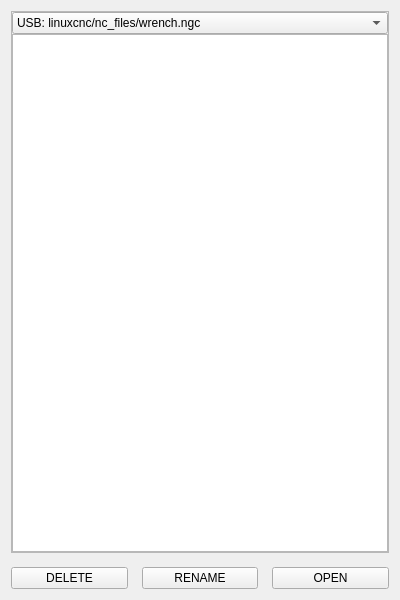
<?xml version="1.0" encoding="UTF-8"?>
<ui version="4.0">
 <class>Form</class>
 <widget class="MkTransparentWidget" name="Form">
  <property name="geometry">
   <rect>
    <x>0</x>
    <y>0</y>
    <width>400</width>
    <height>600</height>
   </rect>
  </property>
  <property name="sizePolicy">
   <sizepolicy hsizetype="Fixed" vsizetype="Fixed">
    <horstretch>0</horstretch>
    <verstretch>0</verstretch>
   </sizepolicy>
  </property>
  <property name="minimumSize">
   <size>
    <width>400</width>
    <height>600</height>
   </size>
  </property>
  <property name="maximumSize">
   <size>
    <width>400</width>
    <height>600</height>
   </size>
  </property>
  <property name="windowTitle">
   <string>Form</string>
  </property>
  <layout class="QVBoxLayout" name="verticalLayout">
   <property name="spacing">
    <number>14</number>
   </property>
   <item>
    <widget class="QFrame" name="frame">
     <property name="sizePolicy">
      <sizepolicy hsizetype="Preferred" vsizetype="Expanding">
       <horstretch>0</horstretch>
       <verstretch>0</verstretch>
      </sizepolicy>
     </property>
     <property name="frameShape">
      <enum>QFrame::StyledPanel</enum>
     </property>
     <property name="frameShadow">
      <enum>QFrame::Raised</enum>
     </property>
     <property name="styleClass" stdset="0">
      <string>comboFrame</string>
     </property>
     <layout class="QVBoxLayout" name="verticalLayout_2">
      <property name="spacing">
       <number>0</number>
      </property>
      <property name="leftMargin">
       <number>0</number>
      </property>
      <property name="topMargin">
       <number>0</number>
      </property>
      <property name="rightMargin">
       <number>0</number>
      </property>
      <property name="bottomMargin">
       <number>0</number>
      </property>
      <item>
       <widget class="QComboBox" name="comboBox">
        <property name="currentText">
         <string>USB: linuxcnc/nc_files/wrench.ngc</string>
        </property>
        <property name="iconSize">
         <size>
          <width>20</width>
          <height>20</height>
         </size>
        </property>
        <item>
         <property name="text">
          <string>USB: linuxcnc/nc_files/wrench.ngc</string>
         </property>
         <property name="icon">
          <iconset>
           <normaloff>../icons/usb.png</normaloff>../icons/usb.png</iconset>
         </property>
        </item>
        <item>
         <property name="text">
          <string>New Item</string>
         </property>
        </item>
       </widget>
      </item>
      <item>
       <widget class="MkFileListView" name="filelistview">
        <property name="alternatingRowColors">
         <bool>true</bool>
        </property>
       </widget>
      </item>
     </layout>
    </widget>
   </item>
   <item>
    <layout class="QHBoxLayout" name="horizontalLayout">
     <property name="spacing">
      <number>14</number>
     </property>
     <item>
      <widget class="QPushButton" name="pushButton">
       <property name="text">
        <string>DELETE</string>
       </property>
      </widget>
     </item>
     <item>
      <widget class="QPushButton" name="pushButton_2">
       <property name="text">
        <string>RENAME</string>
       </property>
      </widget>
     </item>
     <item>
      <widget class="QPushButton" name="pushButton_3">
       <property name="text">
        <string>OPEN</string>
       </property>
      </widget>
     </item>
    </layout>
   </item>
  </layout>
 </widget>
 <customwidgets>
  <customwidget>
   <class>MkTransparentWidget</class>
   <extends>QWidget</extends>
   <header>monokrom.common.widgets.transparent_widget</header>
   <container>1</container>
  </customwidget>
  <customwidget>
   <class>MkFileListView</class>
   <extends>QListView</extends>
   <header>monokrom.common.widgets.file_list_view</header>
  </customwidget>
 </customwidgets>
 <resources/>
 <connections/>
</ui>
